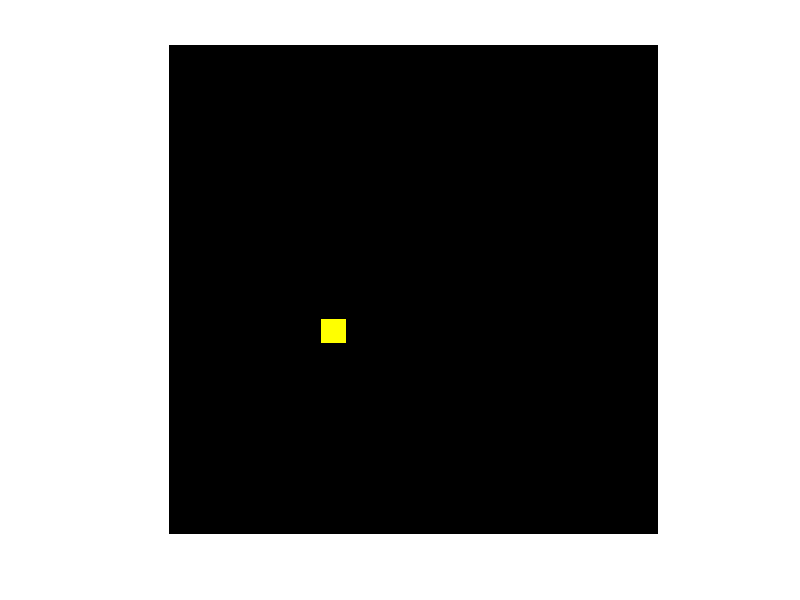

MATLAB code to generate this figure:
% Programming Fundamentals Using MATLAB, Michael Weeks Copyright 2020
% 
%
% bouncing_box, version 3
%
% This version should actually bounce.
%

background = zeros(400,400,3,'uint8');
[backgr_ROWS, backgr_COLS, backgr_DEPTH] = size(background);

% Make a yellow box
% box_ROWS = 20;
% box_COLS = 20;
box = zeros(20,20,3,'uint8');
[box_ROWS, box_COLS, box_DEPTH] = size(box);
box(:,:,1) = 255;
box(:,:,2) = 255;

myimage = background;

% Make this interesting
row_offset = 100;
col_offset = 200;

% initialize myimage
myimage = background;
old_row_offset = row_offset;
old_col_offset = col_offset;

delta_row = 4;
delta_col = 4;

for iteration = 1:300
    % get rid of the box we previously showed
    myimage(old_row_offset+1:old_row_offset + box_ROWS, old_col_offset+1:old_col_offset + box_COLS, :) = background(old_row_offset+1:old_row_offset + box_ROWS, old_col_offset+1:old_col_offset + box_COLS, :);

    % Update the coordinates of the box
    new_row_offset = row_offset + delta_row;
    new_col_offset = col_offset + delta_col;

    % Is the box still on screen?
    if (new_row_offset + box_ROWS > backgr_ROWS)
        % Too far, so reset
        new_row_offset = row_offset;
        delta_row = -delta_row;
    elseif (new_row_offset < 1)
        % Too far, so reset
        new_row_offset = row_offset;
        delta_row = -delta_row;
    end
    if (new_col_offset + box_COLS > backgr_COLS)
        % Too far, so reset
        new_col_offset = col_offset;
        delta_col = -delta_col;
    elseif (new_col_offset < 1)
        % Too far, so reset
        new_col_offset = col_offset;
        delta_col = -delta_col;
    end
    row_offset = new_row_offset;
    col_offset = new_col_offset;

    % now show the box in this location
    myimage(row_offset+1:row_offset + box_ROWS, col_offset+1:col_offset + box_COLS, :) = box;
    imshow(myimage)

    % update the old information so we remember it next time
    old_row_offset = row_offset;
    old_col_offset = col_offset;

    % wait a bit 
    pause(0.01);
end



